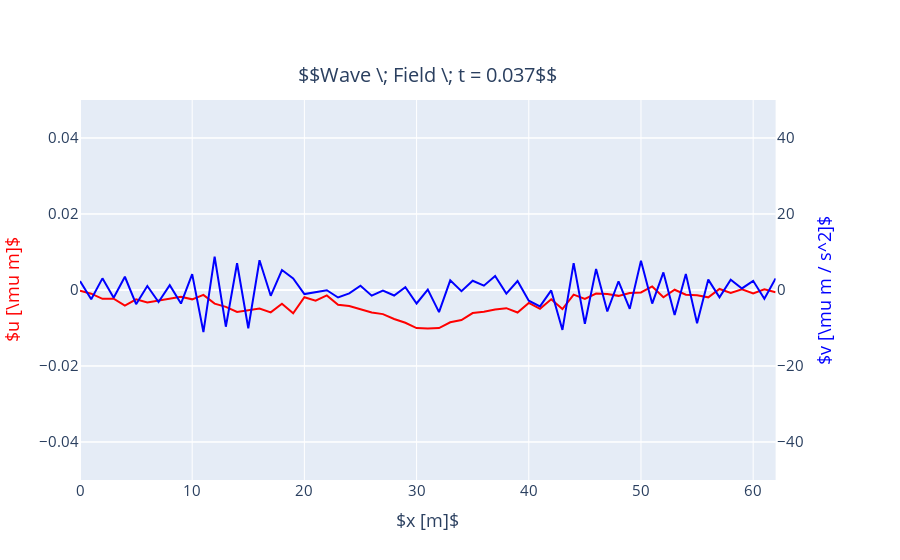

Notebook source saved alongside this figure:
### Code cell
plot_uv(u1-u2, v1-v2, t, plot_v=True, range_u=[-0.05, 0.05], range_v=[-50, 50])

### Figure 1 — Plotly figure (JSON) as saved in the notebook; plotly's stock layout.template omitted (floating-point values rounded to 4 significant figures)
{"data": [{"line": {"color": "blue"}, "mode": "lines", "name": "$v [\\mu m / s^2]$", "showlegend": false, "type": "scatter", "x": [0, 1, 2, 3, 4, 5, 6, 7, 8, 9, 10, 11, 12, 13, 14, 15, 16, 17, 18, 19, 20, 21, 22, 23, 24, 25, 26, 27, 28, 29, 30, 31, 32, 33, 34, 35, 36, 37, 38, 39, 40, 41, 42, 43, 44, 45, 46, 47, 48, 49, 50, 51, 52, 53, 54, 55, 56, 57, 58, 59, 60, 61, 62], "xaxis": "x", "y": [2.333, -2.44, 3.062, -2.019, 3.486, -3.742, 1.048, -3.174, 1.259, -3.572, 4.175, -11.06, 8.792, -9.66, 7.032, -10.06, 7.821, -1.532, 5.268, 3.035, -1.063, -0.6236, -0.05236, -1.965, -0.8866, 1.116, -1.489, -0.153, -1.454, 0.7167, -3.553, 0.1202, -5.836, 2.53, -0.3053, 2.445, 1.144, 3.699, -0.9425, 2.376, -2.801, -4.309, -0.1195, -10.51, 7.082, -8.873, 5.556, -5.641, 2.3, -4.972, 7.69, -3.567, 4.627, -6.583, 4.24, -8.747, 2.736, -1.945, 2.728, 0.4077, 2.419, -2.281, 3.058], "yaxis": "y2"}, {"line": {"color": "red"}, "mode": "lines", "name": "$u [\\mu m]$", "showlegend": false, "type": "scatter", "x": [0, 1, 2, 3, 4, 5, 6, 7, 8, 9, 10, 11, 12, 13, 14, 15, 16, 17, 18, 19, 20, 21, 22, 23, 24, 25, 26, 27, 28, 29, 30, 31, 32, 33, 34, 35, 36, 37, 38, 39, 40, 41, 42, 43, 44, 45, 46, 47, 48, 49, 50, 51, 52, 53, 54, 55, 56, 57, 58, 59, 60, 61, 62], "xaxis": "x", "y": [-0.0001999, -0.0009708, -0.002321, -0.002273, -0.004113, -0.002471, -0.003261, -0.002783, -0.002289, -0.001799, -0.002458, -0.001274, -0.003594, -0.00445, -0.005755, -0.005337, -0.00488, -0.005896, -0.003603, -0.006151, -0.001919, -0.002814, -0.001429, -0.003885, -0.004214, -0.005047, -0.005936, -0.006343, -0.007631, -0.008626, -0.01003, -0.01011, -0.01002, -0.008505, -0.007917, -0.006071, -0.005743, -0.00515, -0.004782, -0.005924, -0.0034, -0.004956, -0.002441, -0.005017, -0.001213, -0.002324, -0.0009312, -0.001037, -0.001543, -0.0007729, -0.0006512, 0.0009277, -0.001912, 6.515e-05, -0.001225, -0.001373, -0.001933, 0.0002716, -0.0007751, 0.0001866, -0.0008808, 0.0001714, -0.0005838], "yaxis": "y"}], "layout": {"annotations": [{"font": {"size": 20}, "showarrow": false, "text": "$$Wave \\; Field \\; t = 0.037$$", "x": 0.47, "xanchor": "center", "xref": "paper", "y": 1, "yanchor": "bottom", "yref": "paper", "yshift": 10}], "font": {"size": 15}, "xaxis": {"anchor": "y", "domain": [0, 0.94], "title": {"text": "$x [m]$"}}, "yaxis": {"anchor": "x", "domain": [0, 1], "exponentformat": "e", "range": [-0.05, 0.05], "showexponent": "all", "title": {"font": {"color": "red"}, "text": "$u [\\mu m]$"}}, "yaxis2": {"anchor": "x", "exponentformat": "e", "overlaying": "y", "range": [-50, 50], "showexponent": "all", "side": "right", "title": {"font": {"color": "blue"}, "text": "$v [\\mu m / s^2]$"}}}}
